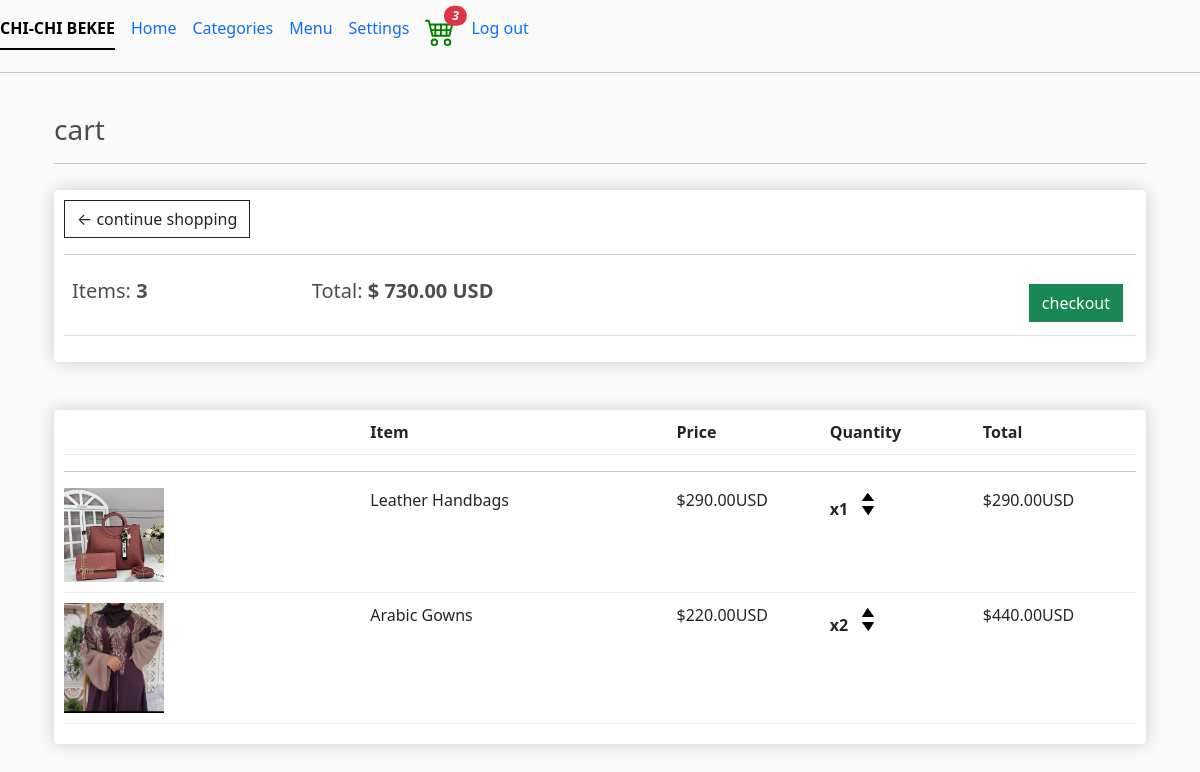
The page /cart/ (signed in) on the database as committed earlier.
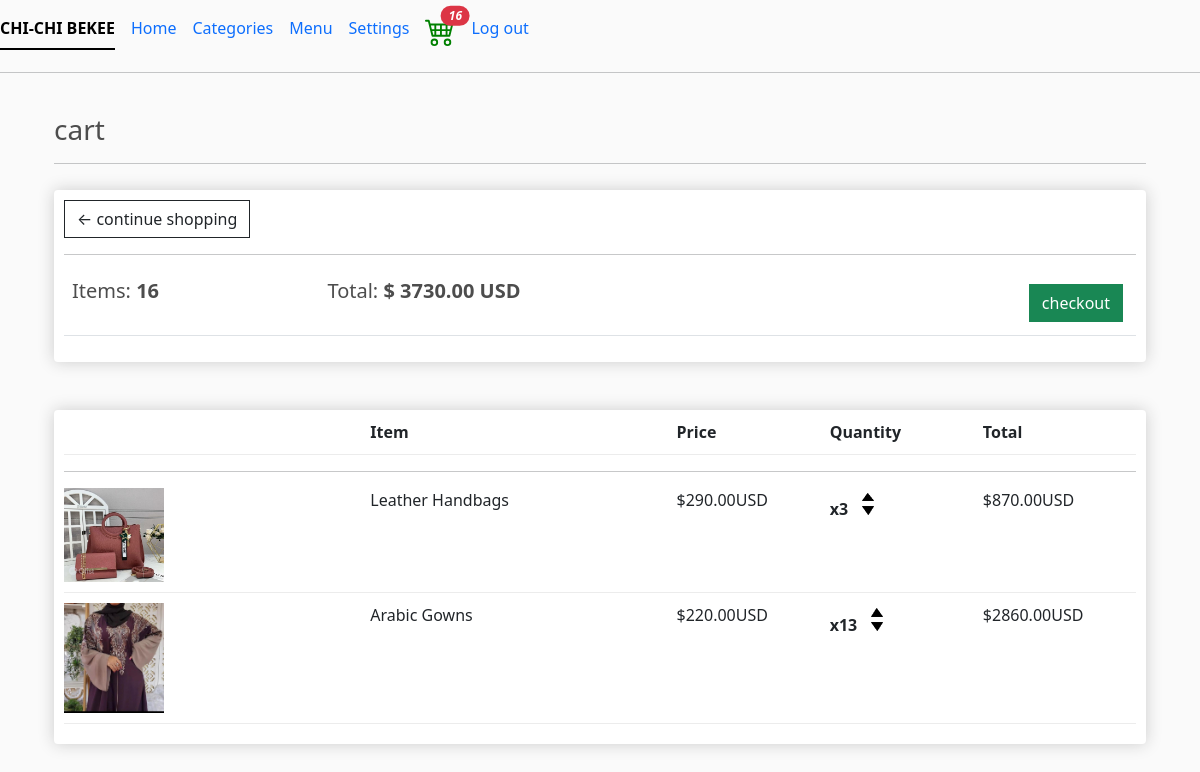
The same page on the database as committed later.
### fruits/models.py (models this page shows, shortened)
class Order(models.Model):
    customer =models.ForeignKey(Customer, on_delete=models.SET_NULL, null=True, blank=True)
    date_ordered = models.DateTimeField("Date", auto_now_add=True)
    complete = models.BooleanField(default=False)
    transaction_id = models.CharField("Transaction Id", max_length=100, null=True)
    @property
    def get_cart_total(self):
        orderitems = self.orderitem_set.all()
        total = sum([item.get_total for item in orderitems])
        return total
    @property
    def get_cart_items(self):
        orderitems = self.orderitem_set.all()
        total = sum ([item.quantity for item in orderitems])
        return total

class OrderItem(models.Model):
    product = models.ForeignKey(Product, on_delete=models.SET_NULL, null=True)
    order = models.ForeignKey(Order, on_delete=models.SET_NULL, null=True)
    quantity = models.IntegerField("Quantity", default=0, null=True, blank=True)
    date_added = models.DateTimeField(auto_now_add=True)
    @property
    def get_total(self):
        total = self.product.price * self.quantity
        return total

class Product(models.Model):
    name = models.CharField("Name:", max_length=200)
    sizes = models.CharField("Sizes:", max_length=300)
    price = models.DecimalField("Price:",max_digits=7, decimal_places=2)
    digital = models.BooleanField(default=False,null=True,blank=True)
    image = models.ImageField(null=True, blank=True)
    @property
    def imageURL(self):
        try:
            url = self.image.url
        except:
            url = ''
        return url

### fruits/views.py (the view)
# urls.py: path('cart/', views.cart, name='cart'),
def cart(request):
    data = cartData(request)
    cartItems = data['cartItems']
    order = data['order']
    items = data['items']
    context = {'items':items, 'order':order, 'cartItems':cartItems}
    return render(request, 'cart.html', context)

### fruits/utils.py (called while the page is built)
def cartData(request):
    if request.user.is_authenticated:
        customer = request.user.customer
        order, created = Order.objects.get_or_create(customer=customer, complete=False)
        items = order.orderitem_set.all()
        cartItems = order.get_cart_items
    else:
        cookieData = cookieCart(request)
        cartItems = cookieData['cartItems']
        order = cookieData['order']
        items = cookieData['items']
    return {'cartItems':cartItems,'order':order,'items':items}

### fruits/templates/cart.html
{% extends 'main.html' %}
{% load static %}
{% block content %}
<div class="container">
     <h3>cart</h3>
     <hr>
     <div class="row">
          <div class="col-lg-12">
               <div class="box-element">
                    <a href="{% url 'fruits:store'%}" class="btn btn-outline-dark">&#x2190;  continue shopping</a>
                    <br>
                    <hr>
                    <table class="table">
                         <tr>
                         <th><h5>Items: <strong>{{order.get_cart_items}}</strong></h5></th>
                         <th><h5>Total: <strong>$ {{order.get_cart_total|floatformat:2}} USD </strong></h5></th>
                         <th>
                              <a class="btn btn-success" style="float:right; margin:5px;"
                              href="{% url 'fruits:checkout'%}">checkout</a>
                         </th>
                         </tr>
                    </table>
               </div>
               <br>
               <br>
               <div class="box-element">
                    <div class="cart-row">
                         <div style="flex:2"></div>
                         <div style="flex:2"><strong>Item</strong></div>
                         <div style="flex:1"><strong>Price</strong></div>
                         <div style="flex:1"><strong>Quantity</strong></div>
                         <div style="flex:1"><strong>Total</strong></div>
                    </div>
                    <hr>
                    {% for item in items   %}
                    <div class="cart-row">
                         <div style="flex:2"><img src="{{item.product.imageURL}}"
                              class="row-image"></div>
                         <div style="flex:2">{{item.product.name}}</div>
                         <div style="flex:1">${{item.product.price|floatformat:2}}USD</div>
                         <div style="flex:1">
                              <p class="quantity">x{{item.quantity}}</p>
                              <div class="quantity">
                                   <img data-product={{item.product.id}} data-action="add" class="chg-quantity update-cart" src="{% static 'images/arrow-up.png' %}">
                                   <img data-product={{item.product.id}} data-action="remove" class="chg-quantity update-cart" src="{% static 'images/arrow-down.png' %}">
                              </div>
                         </div>
                         <div style="flex:1">${{item.get_total}}USD</div>
                    </div>
                    {% endfor %}
               </div>
          </div>
     </div>
</div>
{% endblock content %}

Rows that differ between the two databases and show on the page:
changed through a linked row, Order: get_cart_items "3" → "16"; get_cart_total "730.00" → "3730.00"
changed OrderItem "Leather Handbags": quantity "1" → "3"; get_total "290.00" → "870.00"
changed OrderItem "Arabic Gowns": quantity "2" → "13"; get_total "440.00" → "2860.00"
Other text that changed with them:
{{ cartItems }}: "3" → "16"
